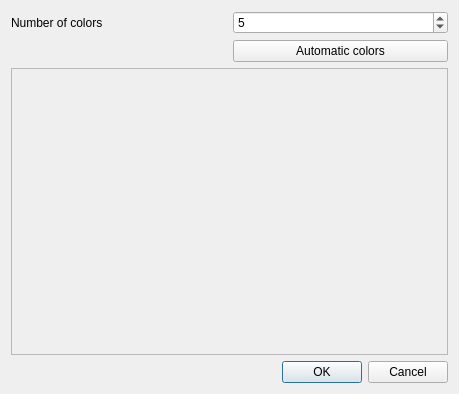
<?xml version="1.0" encoding="UTF-8"?>
<ui version="4.0">
 <class>MainColorsEffectWidgetUi</class>
 <widget class="QWidget" name="MainColorsEffectWidgetUi">
  <property name="geometry">
   <rect>
    <x>0</x>
    <y>0</y>
    <width>459</width>
    <height>394</height>
   </rect>
  </property>
  <property name="windowTitle">
   <string>Form</string>
  </property>
  <layout class="QGridLayout" name="gridLayout">
   <item row="0" column="1">
    <widget class="QSpinBox" name="spinBoxNumberOfColors">
     <property name="minimum">
      <number>1</number>
     </property>
     <property name="maximum">
      <number>99</number>
     </property>
     <property name="value">
      <number>5</number>
     </property>
    </widget>
   </item>
   <item row="0" column="0">
    <widget class="QLabel" name="label">
     <property name="text">
      <string>Number of colors</string>
     </property>
    </widget>
   </item>
   <item row="4" column="0" colspan="2">
    <widget class="QDialogButtonBox" name="buttonBox">
     <property name="standardButtons">
      <set>QDialogButtonBox::Cancel|QDialogButtonBox::Ok</set>
     </property>
    </widget>
   </item>
   <item row="2" column="0" colspan="2">
    <widget class="QScrollArea" name="scrollArea">
     <property name="widgetResizable">
      <bool>true</bool>
     </property>
     <widget class="QWidget" name="scrollAreaWidgetContents">
      <property name="geometry">
       <rect>
        <x>0</x>
        <y>0</y>
        <width>439</width>
        <height>280</height>
       </rect>
      </property>
      <layout class="QGridLayout" name="gridLayout_2">
       <item row="0" column="0">
        <layout class="QVBoxLayout" name="layoutColors"/>
       </item>
      </layout>
     </widget>
    </widget>
   </item>
   <item row="1" column="1">
    <widget class="QPushButton" name="buttonAutomaticColors">
     <property name="text">
      <string>Automatic colors</string>
     </property>
    </widget>
   </item>
  </layout>
 </widget>
 <resources/>
 <connections/>
</ui>
